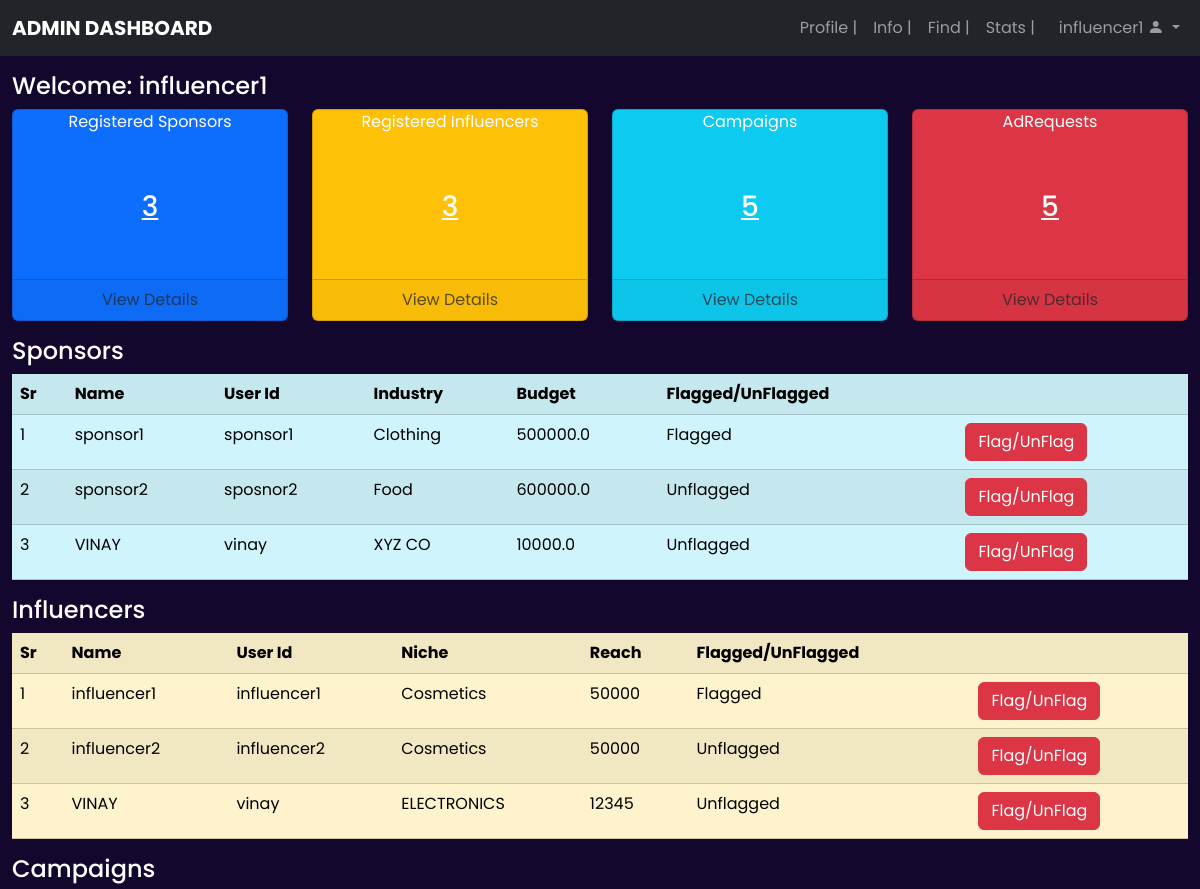
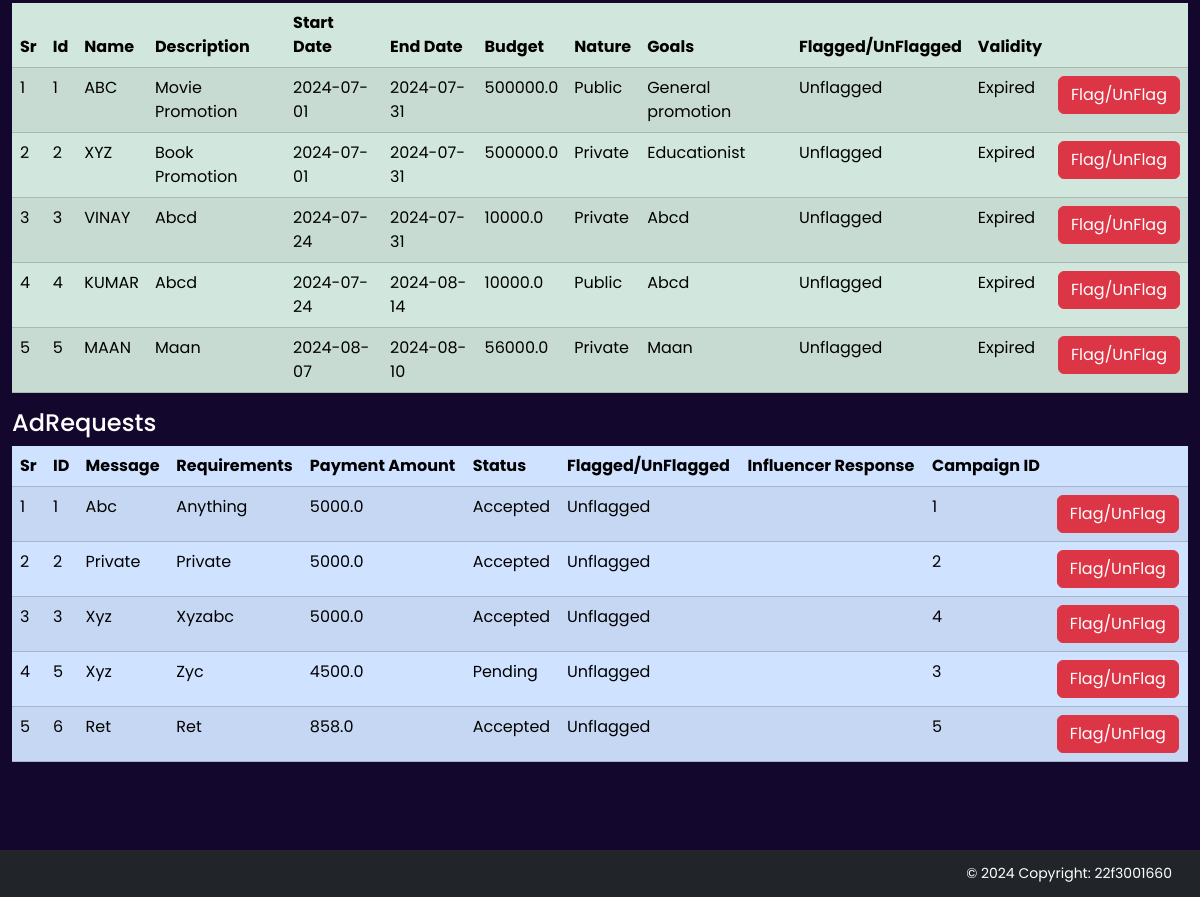
Page /admin/info (signed in) on the committed database (2 pictures, top to bottom).
### models/models.py (models this page shows)
class Sponsor(db.Model):
  __tablename__ = 'sponsors'
  id = db.Column(db.Integer, autoincrement=True, primary_key=True)
  sponsor_id = db.Column(db.String(200), unique=True)
  password = db.Column(db.String(200))
  name = db.Column(db.String(200), nullable=False)
  industry = db.Column(db.String(200), nullable=False)
  budget = db.Column(db.Double, nullable=False)
  status = db.Column(db.String(200), nullable=False)
  timestamp = db.Column(db.DateTime, default=datetime.now(timezone.utc))
  campaigns = db.relationship('Campaign', backref='sponsors', lazy=True)

class Influencer(db.Model):
  __tablename__ = 'influencers'
  id = db.Column(db.Integer, autoincrement=True, primary_key=True)
  influencer_id = db.Column(db.String(200), unique=True)
  password = db.Column(db.String(200))
  name = db.Column(db.String(200), nullable=False)
  category = db.Column(db.String(200), nullable=False)
  niche = db.Column(db.String(200), nullable=False)
  reach = db.Column(db.String(200), nullable=False)
  status = db.Column(db.String(200), nullable=False)
  timestamp = db.Column(db.DateTime, default=datetime.now(timezone.utc))
  requests = db.relationship('Request', backref='influencers', lazy=True)

class Campaign(db.Model):
  __tablename__ = 'campaigns'
  campaign_id = db.Column(db.Integer, autoincrement=True, primary_key=True)
  name = db.Column(db.String(200), nullable=False, unique=True)
  description = db.Column(db.String(500), nullable=False)
  start_date = db.Column(db.String(100), nullable=False)
  end_date = db.Column(db.String(100), nullable=False)
  budget = db.Column(db.Double, nullable=False)
  visibility = db.Column(db.String(100), nullable=False)
  goals = db.Column(db.String(500), nullable=False)
  timestamp = db.Column(db.DateTime, default=datetime.now(timezone.utc))
  status = db.Column(db.String(200), nullable=False) # Flagged or Unflagged
  validity = db.Column(db.String(200), nullable=False) #Active or Expired
  sponsor_id = db.Column(db.String(200), db.ForeignKey('sponsors.sponsor_id'))
  adrequests = db.relationship('AdRequest', backref='campaigns', lazy=True)
  add_campaign = db.relationship('AdRequest', cascade='all, delete-orphan', lazy=True)

class AdRequest(db.Model):
  __tablename__ = 'adrequests'
  adrequest_id = db.Column(db.Integer, autoincrement=True, primary_key=True)
  campaign_id = db.Column(db.Integer,
                          db.ForeignKey('campaigns.campaign_id'),
                          nullable=False)
  influencer_id = db.Column(db.Integer,
                            db.ForeignKey('influencers.influencer_id'))
  message = db.Column(db.String(500), nullable=False)
  requirements = db.Column(db.String(500), nullable=False)
  payment_amount = db.Column(db.Double, nullable=False)
  status = db.Column(db.String(100), nullable=False)  #Pending/Acepted/Rejected
  present_status = db.Column(db.String(100),
                             nullable=False)  # Flagged or Unflagged
  requests = db.relationship('Request', backref='adrequests', lazy=True)
  timestamp = db.Column(db.DateTime, default=datetime.now(timezone.utc))

### controllers/admin.py (the view)
@app.route('/admin/info', methods=['GET', 'POST'])
def adminInfo():
    sponsors = Sponsor.query.all()
    influencers = Influencer.query.all()
    campaigns = Campaign.query.all()
    adrequests = AdRequest.query.all()
    scount = db.session.query(Sponsor).count()
    icount = db.session.query(Influencer).count()
    data = [scount, icount]
    labels = ["Sponsors", "Influencers"]
    return render_template('/admin/admininfo.html',
                           username=session['username'],
                           sponsors=sponsors,
                           influencers=influencers,
                           campaigns=campaigns,
                           adrequests=adrequests,
                           scount=scount,
                           icount=icount,
                           labels=labels,
                           data=data)

### templates/admin/admininfo.html (shortened to what this page needs)
{% extends '/dashboards/baseadmin.html'%}
{% block content %}
<h4 style="color: #ffffff;">Welcome: {{username}}</h4>
<div class="row">
  <div class="col-md-3 mb-3">
      <div class="card bg-primary text-center text-white ">
        <div class="card-title">
          Registered Sponsors
        </div>
        <div class="card-body  py-5">
          <h3><a href="/admin/sponsors" class="text-white"> {{ sponsors|length }}</span></a></h3>
        </div>
        <div class="card-footer text-body-secondary">
          View Details
        </div>
      </div>
  </div>
  <div class="col-md-3 mb-3">
      <div class="card bg-warning text-center text-white">
        <div class="card-title">
          Registered Influencers
        </div>
        <div class="card-body py-5">
          <h3><a href="/admin/influencers" class="text-white"> {{ influencers|length }}</span></a></h3>
        </div>
        <div class="card-footer text-body-secondary">
             View Details
        </div>
      </div>
  </div>
  <div class="col-md-3 mb-3 ">
    <div class="card bg-info text-center text-white ">
      <div class="card-title">
        Campaigns
      </div>
      <div class="card-body  py-5">
        <h3><a href="/admin/sponsors" class="text-white"> {{ campaigns|length }}</span></a></h3>
      </div>
      <div class="card-footer text-body-secondary">
        View Details
      </div>
    </div>
  </div>
  <div class="col-md-3 mb-3">
    <div class="card bg-danger text-center text-white">
      <div class="card-title">
        AdRequests
      </div>
      <div class="card-body py-5">
        <h3><a href="/admin/influencers" class="text-white"> {{ adrequests|length }}</span></a></h3>
      </div>
      <div class="card-footer text-body-secondary">
           View Details
      </div>
    </div>
  </div>
</div>
<div class="row">
  <div class=col>
    <section id="sponsors">
    <div>
            {% if sponsors %}
          <h4 style="color: #ffffff;">Sponsors</h4>
            <table class="table table-responsive table-info table-striped ">
              <tr>
                <th>Sr</th>
                <th>Name</th>
                <th>User Id</th>
                <th>Industry</th>
                <th>Budget</th>
                <th>Flagged/UnFlagged</th>
                <th></th>
              </tr>
              {% for sponsor in sponsors %}
                <tr>
                    <td>{{ loop.index }}</td>
                    <td>{{ sponsor.name }}</td>
                    <td>{{ sponsor.sponsor_id }}</td>
                    <td>{{ sponsor.industry }}</td>
                    <td>{{ sponsor.budget }}</td>
                    <TD>{{ sponsor.status}}</TD>
                    <td><a href="/admin/sponsors/flag/{{sponsor.sponsor_id}}" class="btn btn-danger">Flag/UnFlag</a></td>
                </tr>
                {% endfor %}
            </table>
            {% else %}
                <p>No Sponsor Registered yet</p>
            {% endif %}
            </div>
    </section>
  </div>
</div>
<div class="row">
  <div class="col">
    <section id="influencers">
      <div>
        {% if influencers %}
        <h4 style="color: #ffffff;">Influencers</h4>
        <table class='table table-responsive table-warning table-striped'>
            <tr>
                <th>Sr</th>
                <th>Name</th>
                <th>User Id</th>
                <th>Niche</th>
                <th>Reach</th>
              <th>Flagged/UnFlagged</th>
                <th></th>
            </tr>
            {% for influencer in influencers %}
                <tr>
                     <td>{{ loop.index }}</td>
                    <td>{{ influencer.name }}</td>
                    <td>{{ influencer.influencer_id }}</td>
                    <td>{{ influencer.niche }}</td>
                    <td>{{ influencer.reach }}</td>
                   <td>{{ influencer.status }}</td>
                  <td><a href="/admin/influencers/flag/{{influencer.influencer_id}}" class="btn btn-danger">Flag/UnFlag</a></td>
                </tr>
            {% endfor %}
        </table>
        {% else %}
             <p>No Registered Influencer</p>
        {% endif %}
        </div>
    </section>
  </div>
</div>
<div class="row">
  <div class="col">
    {% if campaigns %}
    <h4 style="color: #ffffff;">Campaigns</h4>
    <table class='table table-responsive table-striped table-success' id='campaigns'>
      <thead>
        <tr>
          <th>Sr</th>
          <th>Id</th>
          <th>Name</th>
          <th>Description</th>
          <th>Start Date</th>
          <th>End Date</th>
          <th>Budget</th>
          <th>Nature</th>
          <th>Goals</th>
          <th>Flagged/UnFlagged</th>
          <th>Validity</th>
          <th></th>
        </tr>
      </thead>
      <tbody>
        {% for campaign in campaigns %}
        <tr>
          <td>{{loop.index}}</td>
           <td>{{campaign.campaign_id}}</td>
          <td>{{campaign.name}}</td>
          <td>{{campaign.description}}</td>
          <td>{{campaign.start_date}}</td>
          <td>{{campaign.end_date}}</td>
          <td>{{campaign.budget}}</td>
          <td>{{campaign.visibility}}</td>
          <td>{{campaign.goals}}</td>
          <td>{{campaign.status}}</td>
           <td>{{campaign.validity}}</td>
          <td><a href="/admin/campaigns/flag/{{campaign.campaign_id}}" class="btn btn-danger">Flag/UnFlag</a></td>
        </tr>
        {% endfor %}
      </tbody>
    </table>
      {% endif %}
  </div>
</div>
<div class="row">
  <div class="col">
    {% if adrequests %}
    <h4 style="color: #ffffff;">AdRequests</h4>
    <table class='table table-striped table-primary table-striped' id='campaigns'>
      <thead>
        <tr>
          <th>Sr</th>
          <th>ID</th>
          <th>Message</th>
          <th>Requirements</th>
          <th>Payment Amount</th>
          <th>Status</th>
          <th>Flagged/UnFlagged</th>
          <th>Influencer Response</th>
          <th>Campaign ID</th>
          <th></th>
        </tr>
      </thead>
      <tbody>
        {% for adrequest in adrequests %}
        <tr>
          <td>{{loop.index}}</td>
          <td>{{adrequest.adrequest_id}}</td>
          <td>{{adrequest.message}}</td>
          <td>{{adrequest.requirements}}</td>
          <td>{{adrequest.payment_amount}}</td>
          <td>{{adrequest.status}}</td>
          <td>{{adrequest.present_status}}</td>
          <td>{{adrequest.response}}</td>
          <td>{{adrequest.campaign_id}}</td>
          <td><a href="/admin/adrequests/flag/{{adrequest.adrequest_id}}" class="btn btn-danger">Flag/UnFlag</a></td>
        </tr>
        {% endfor %}
      </tbody>
    </table>
      {% endif %}
  </div>
</div>
<div class="row">
  <br>
</div>
{% endblock %}

### templates/dashboards/baseadmin.html (shortened to what this page needs)
<!DOCTYPE html>
<html lang="en">
<head>
  <link href="https://cdn.jsdelivr.net/npm/bootstrap@5.3.3/dist/css/bootstrap.min.css" rel="stylesheet">
  <link rel="stylesheet" href="https://cdn.jsdelivr.net/npm/bootstrap-icons@1.11.1/font/bootstrap-icons.css"/>
  <link rel="stylesheet" href="/static/css/style.css">
</head>
<body>
  <nav class="navbar navbar-expand-lg navbar-dark bg-dark sticky-top">
    <div class="container-fluid">
      <a
        class="navbar-brand me-auto ms-lg-0 ms-3 text-uppercase fw-bold"
        href="/dashboard/admin"
        >Admin DashBoard</a
      >
      <div class="collapse navbar-collapse" id="topNavBar">
        <ul class="navbar-nav ms-auto">
          <li class="nav-item">
            <a class="nav-link" aria-current="page" href="/admin/profile">Profile |</a>
          <li class="nav-item">
            <a class="nav-link" aria-current="page" href="/admin/info">Info |</a>
          </li>
          <li class="nav-item">
            <a class="nav-link" href="/admin/search">Find |</a>
          </li>
          <li class="nav-item">
            <a class="nav-link" href="/admin/stats">Stats |</a>
          </li>
          <li class="nav-item dropdown">
            <a
              class="nav-link dropdown-toggle ms-2"
              href="#"
              role="button"
              data-bs-toggle="dropdown"
              aria-expanded="false"
            >{{session['user_id']}}
              <i class="bi bi-person-fill"></i>
            </a>
          </li>
        </ul>
      </div>
    </div>
  </nav>
   <div class="container-fluid mt-3 mb-3">
     {% block content %}
     {% endblock %}
   </div>
  <nav class="navbar bg-dark navbar-dark mt-3">
    <div class="container-fluid">
      <a class="navbar-brand ms-auto" href="#" style="font-size: 14px;">&copy 2024 Copyright: 22f3001660</a>
    </div>
  </nav>
</body>
</html>

### static/css/style.css (style rules this page uses)
body { font-family: "Poppins", sans-serif; background-color: #13072e; }

### rows in the picture
Sponsor: name "sponsor1", sponsor_id "sponsor1", industry "Clothing", budget "500000.0", status "Flagged"
Sponsor: name "sponsor2", sponsor_id "sposnor2", industry "Food", budget "600000.0", status "Unflagged"
Sponsor: name "VINAY", sponsor_id "vinay", industry "XYZ CO", budget "10000.0", status "Unflagged"
Influencer: name "influencer1", influencer_id "influencer1", niche "Cosmetics", reach "50000", status "Flagged"
Influencer: name "influencer2", influencer_id "influencer2", niche "Cosmetics", reach "50000", status "Unflagged"
Influencer: name "VINAY", influencer_id "vinay", niche "ELECTRONICS", reach "12345", status "Unflagged"
Campaign: campaign_id "1", name "ABC", description "Movie Promotion", start_date "2024-07-01", end_date "2024-07-31", budget "500000.0", visibility "Public", goals "General promotion", status "Unflagged", validity "Expired"
Campaign: campaign_id "2", name "XYZ", description "Book Promotion", start_date "2024-07-01", end_date "2024-07-31", budget "500000.0", visibility "Private", goals "Educationist", status "Unflagged", validity "Expired"
Campaign: campaign_id "3", name "VINAY", description "Abcd", start_date "2024-07-24", end_date "2024-07-31", budget "10000.0", visibility "Private", goals "Abcd", status "Unflagged", validity "Expired"
Campaign: campaign_id "4", name "KUMAR", description "Abcd", start_date "2024-07-24", end_date "2024-08-14", budget "10000.0", visibility "Public", goals "Abcd", status "Unflagged", validity "Expired"
Campaign: campaign_id "5", name "MAAN", description "Maan", start_date "2024-08-07", end_date "2024-08-10", budget "56000.0", visibility "Private", goals "Maan", status "Unflagged", validity "Expired"
AdRequest: adrequest_id "1", message "Abc", requirements "Anything", payment_amount "5000.0", status "Accepted", present_status "Unflagged", campaign_id "1"
AdRequest: adrequest_id "2", message "Private", requirements "Private", payment_amount "5000.0", status "Accepted", present_status "Unflagged", campaign_id "2"
AdRequest: adrequest_id "3", message "Xyz", requirements "Xyzabc", payment_amount "5000.0", status "Accepted", present_status "Unflagged", campaign_id "4"
AdRequest: adrequest_id "5", message "Xyz", requirements "Zyc", payment_amount "4500.0", status "Pending", present_status "Unflagged", campaign_id "3"
AdRequest: adrequest_id "6", message "Ret", requirements "Ret", payment_amount "858.0", status "Accepted", present_status "Unflagged", campaign_id "5"

### other values in the picture
{{ session['user_id'] }} "influencer1"
{{ username }} "influencer1"
{{ sponsors|length }} "3"
{{ influencers|length }} "3"
{{ campaigns|length }} "5"
{{ adrequests|length }} "5"
